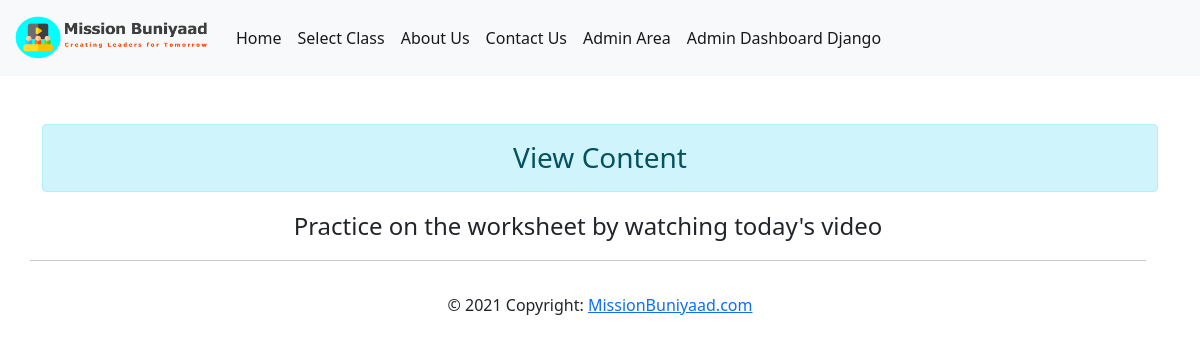
/viewcontent/3, run on an earlier commit of the app's database.
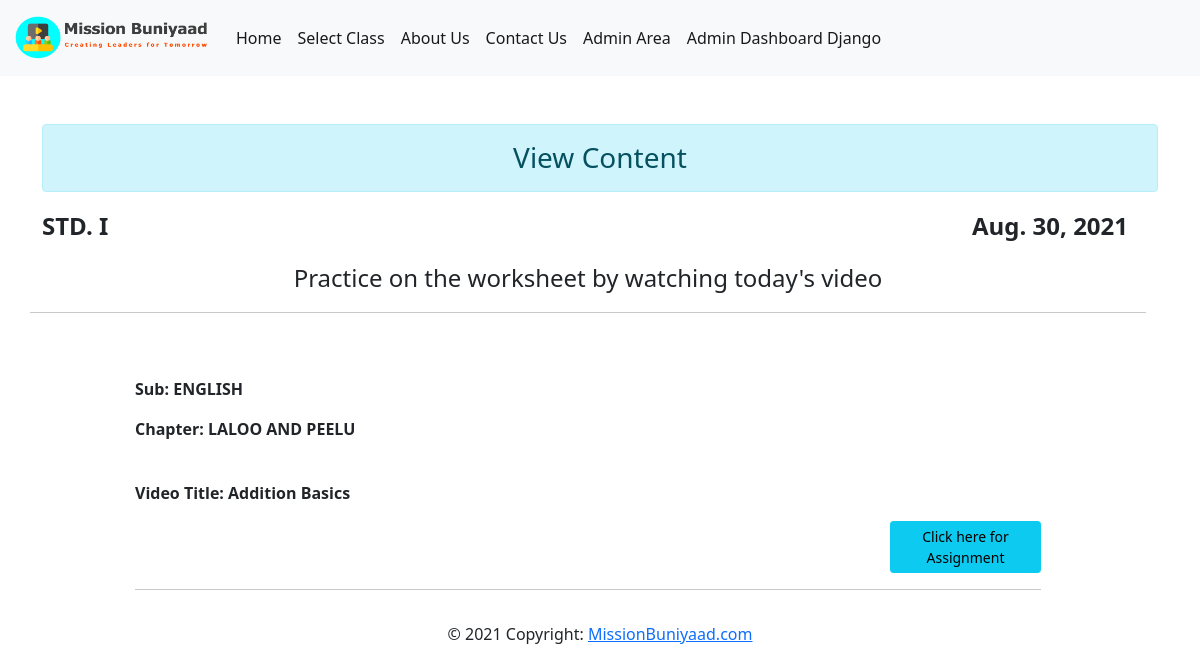
And on a later commit of the database.
### home/models.py (models this page shows)
class Content(models.Model):
    classname = models.ForeignKey(Standard,verbose_name='Class',on_delete=models.CASCADE)
    subjectname = models.ForeignKey(Subject,verbose_name='Subject',on_delete=models.CASCADE)
    chname = models.ForeignKey(Chapter,verbose_name='Chapter',on_delete=models.CASCADE)
    added = models.DateField(verbose_name='Date Added')
    videotitle = models.CharField(verbose_name='Video Title',max_length=100,default='')
    videourl = models.CharField(verbose_name='Video URL',max_length=100,default='')
    assignmenturl = models.CharField(verbose_name='Assignment URL',max_length=100,default='')
    learningoutcome =models.CharField(verbose_name='Learning Outcome',max_length=100,default='')

class Standard(models.Model):
    name = models.CharField(max_length=20)
    def __str__(self):
        return self.name

class Subject(models.Model):
    name = models.CharField(max_length=20)
    def __str__(self):
        return self.name

class Chapter(models.Model):
    classname = models.ForeignKey(Standard,verbose_name='Class',on_delete=models.CASCADE)
    subjectname = models.ForeignKey(Subject,verbose_name='Subject',on_delete=models.CASCADE)
    chname = models.CharField('Chapter Name',max_length=50)
    def __str__(self):
        return self.chname

### home/views.py (the view)
# urls.py: path('viewcontent/<int:id>',views.viewContent, name="viewcontent"),
def viewContent(request,id):
    if request.method=='POST':
        selectdate = request.POST.get('selectdate')
        searchresult = Content.objects.filter(classname=id,added=selectdate)
        context = {'searchresult':searchresult}
        return render(request, 'viewdatecontent.html',context)
    else:
        content = Content.objects.filter(classname=id,added=date.today())
        allcontent = Content.objects.filter(classname=id)
        context = {'content':content,'allcontent':allcontent}
        return render(request, 'viewcontent.html',context)

### home/templates/viewcontent.html
{% extends 'base.html' %}
{% load embed_video_tags %}
{% block content%}
    <div class="row">
        <div class="col-sm-12" id="viewContent">
            <h3 class="text-center alert alert-info">View Content</h3>
        </div>
    <div class="row">
       <div class="col-sm-2">
        {% for con in content %}
            {% if forloop.first %}
                <p class="fs-4 fw-bold">{{con.classname}}</p>
            {% endif %}
        {% endfor %}
        </div>
        <div class="col-sm-2 offset-8">
        {% for con in content %}
            {% if forloop.first %}
                <p class="fs-4 fw-bold">{{con.added}}</p>
            {% endif %}
        {% endfor %}
       </div>
       <p align = "center" class="fs-4 fw-normal">Practice on the worksheet by watching today's video</p>
        <hr>
       {% for con in content %}
       <div class="container">
           <div class="row">
               <div class="col-10 mx-auto mt-5">
                    <p class="fw-bolder">Sub: {{con.subjectname}}</p>
                    <p class="fw-bold">Chapter: {{con.chname}}</p>
                    {% video con.videourl '600x360'%}<br>
                    <p class="fw-bold">Video Title: {{con.videotitle}}</p>
                    <a href="{{con.assignmenturl}}" class="btn btn-info btn-sm offset-10">Click here for Assignment</a>
                    <hr>
               </div>
           </div>
       </div>
       {% endfor %}
{% endblock content%}

What changed in the data, as far as the page shows it:
now on this page (row edited): Content: classname "STD. I", added "Aug. 30, 2021", subjectname "ENGLISH", chname "LALOO AND PEELU", videotitle "Addition Basics"
